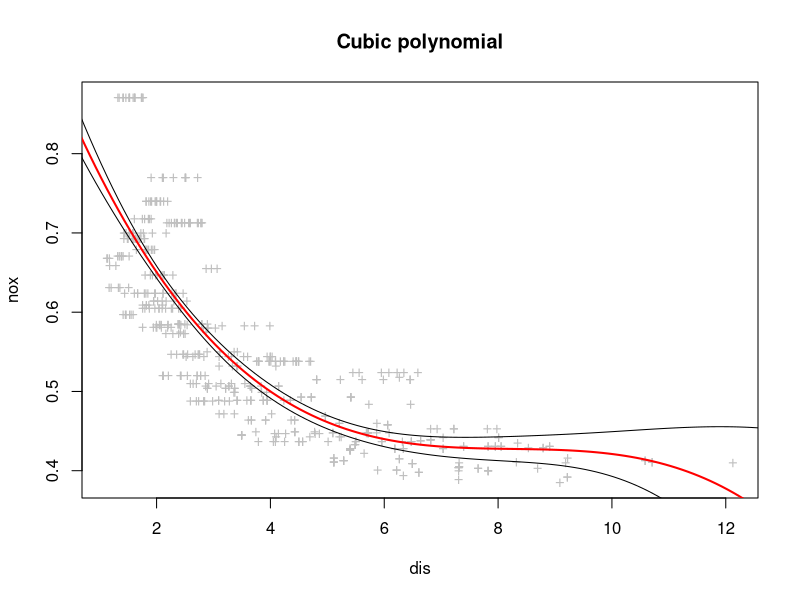
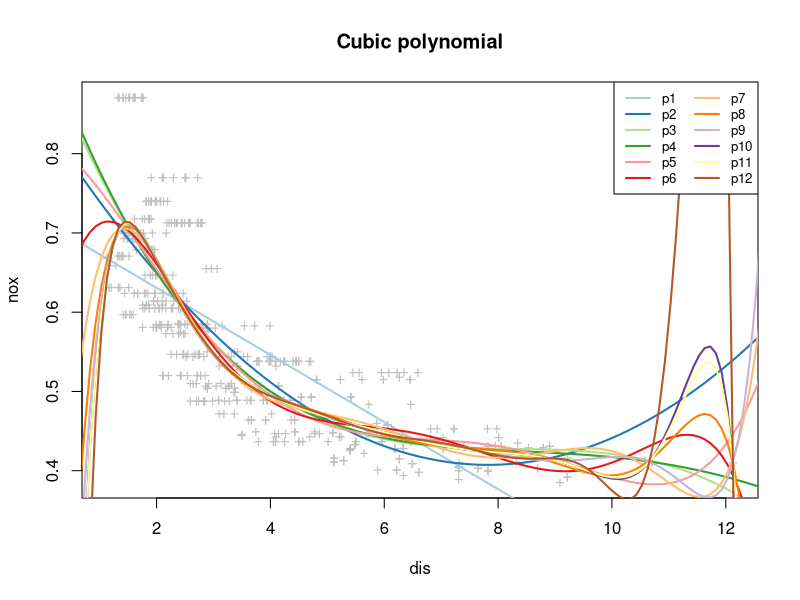
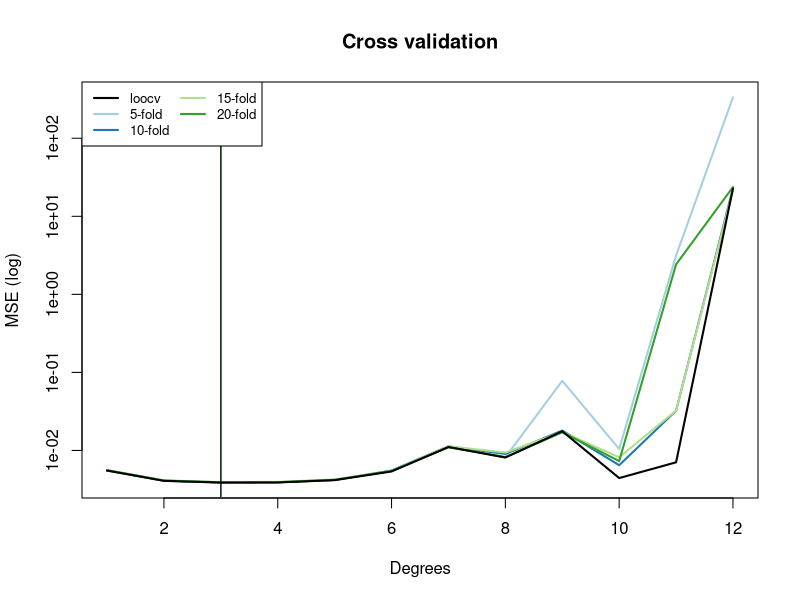

Write R code to recreate these figures, in order.
rm( list = ls( all.names = TRUE ) ) ; invisible( gc( ) )
devAskNewPage( ask = TRUE )

if( !tryCatch( { require( "RColorBrewer", quietly = TRUE ) ; TRUE }, error = function ( c ) FALSE ) ){
	install.packages( "RColorBrewer" )
	require( "RColorBrewer" )
}

library( MASS )
library( splines )

## Create a grid of distances
dis_seq <- do.call( seq, args = c( c( -1, 1 ) + range( Boston$dis ), list( by = .1 ) ) )

fit <- lm( nox ~ poly( dis, 3 ), data = Boston )
nox_dis <- predict( fit, newdata = list( dis = dis_seq ), se = TRUE )

## PLot the fitted polynomial
plot( Boston$dis, Boston$nox, type = "p", pch = "+",
	cex = 1, col = "gray75", xlab = "dis", ylab = "nox",
	main = "Cubic polynomial" )
lines( dis_seq, nox_dis$fit, col = "red", lwd = 2  )

## Plot ~95% confidense interval
lines( dis_seq, nox_dis$fit + 1.96 * nox_dis$se, col = "black", lwd = 1 )
lines( dis_seq, nox_dis$fit - 1.96 * nox_dis$se, col = "black", lwd = 1 )

## Show the regression output.
summary( fit )
## The regression is significant and the fit is adequate overall.

## Pick some colours and 
degrees <- seq( 1, 12, by = 1 )
names( degrees ) <-  paste0( "p", degrees ) 
colours <- brewer.pal( length( degrees ), "Paired" )

## Create the master plot
plot( Boston$dis, Boston$nox, type = "p", pch = "+",
	cex = 1, col = "gray75", xlab = "dis", ylab = "nox",
	main = "Cubic polynomial" )

## Fit a bunch of polynomials
RSS <- mapply( function( d, col ) {
	fit <- lm( nox ~ poly( dis, degreee = d ), data = Boston )
	lines( dis_seq, predict( fit, newdata = list( dis = dis_seq ) ), col = col, lwd = 2  )

	sum( fit$residuals * fit$residuals )
}, degrees, colours, USE.NAMES = TRUE )

## Add a legend 
legend( "topright", lwd = 2, col = colours, legend = names( degrees ), cex = 0.8, ncol = 2 )

## As the number of parameters grows the fit of the regression curve imporves, however
##  with dinimishing marginal reduction is the sum of squares.
print( RSS )
print( 1 - tail( RSS, -1 ) / head( RSS, -1 ) )

################################################################################
##                              CROSS VALIDATION                              ##
################################################################################
## Using some environment fiddling define a generic kfold cross validator of 
##  R's linear models.
kfold <-function( model, data = environment( model ), k = 10, seed = NULL, ... ) {
## Fix the model matrix for the cross validation
	X <- model.matrix( model, data = data, ... )
## Create the groupping labels: split into k COMPLETE groups (of equal size)
	groups <- rep( seq_len( k ), rep( nrow( X ) %/% k, k ) )
## Create a folding schedule
	schedule <- if( k < nrow( X ) ) {
## For a geniune k-folding generate a random permutaion
		if( !is.null( seed ) ) set.seed( seed )
## And split it according to the group labels
		split( sample.int( length( groups ) ), f = groups )
## No muscial reference here.
	} else {
## For leave-one-out cross validation, all observation are removed one by one.
		seq_len( nrow( X ) )
## C'mon, baby, do the LOOCV-omotion!
	}
## Perform the k-fold cross validation
	mse <- sapply( schedule, function( i ) {
## Exclude the fold and fit on the remaining data
		coef <- lm.fit( X[ -i, , drop = FALSE ], y = Boston$nox[ -i ] )$coefficients
## Compute the mean squared error of the model prediction on the excluded fold
		mean( ( Boston$nox[ i ] - X[ i, , drop = FALSE ] %*% coef )^2 )
	} )
## Compute the k-fold mean prediction squared error
	mean( mse )
}

################################################################################
## Create a set of models: this is meta!
poly_models <- lapply( degrees, function( d )
## Model sElection is Too metA. This is the only way to make R not
##  do its lazy evaluation, by addressing the environmento of this
##  function.
	as.formula( paste0( "nox ~ poly( dis, ", d, " )" ) ) )

## Do the most precise MSE first
loocv_mse <- sapply( poly_models, kfold, k = nrow( Boston ), data = Boston )

## The greater the number of folds, the less variance in the estimated MSE,
##  but slower is the computation. For practical reasons it turns out to
##  be efficient to use 20-fold x-validation.
folds <- c( 5, 10, 15, 20 ) ; names( folds ) <- paste0( folds, "-fold" )
## perform the k-fold cross validation
kfold_mse <- lapply( folds, function( k ) replicate( n = 20, 
	sapply( poly_models, kfold, k = k, data = Boston ) ) )

################################################################################
# Compute the mean values and the standard deviations of the fold MSE
avg_kfold_mse <- lapply( kfold_mse, function( mse ) apply( mse, 1, mean ) )
 sd_kfold_mse <- lapply( kfold_mse, function( mse ) apply( mse, 1, sd ) )

## Find the degree of the best polynomial in each type of cross validation
opt_loocv <- structure( names = "loocv", which.min( loocv_mse ) )
opt_kfold <- structure( names = names( folds ),
	sapply( avg_kfold_mse, which.min, USE.NAMES = FALSE ) )

################################################################################
## Create a plot
plot( range( degrees ), range( c( loocv_mse, unlist( avg_kfold_mse ) ) ), type = "n",
	xlab = "Degrees", ylab = "MSE (log)", main = "Cross validation", log = "y" )

## Brew some adequate colours
colours <- structure( c( "black", brewer.pal( length( folds ), "Paired" ) ),
	names = c( "loocv", names( folds ) ) )

## Plot the k-fold cross validation results
for( i in seq_along( folds ) ) {
	lines( degrees, avg_kfold_mse[[ i ]], type = "l", lwd = 2, col = colours[ i + 1 ] )
	abline( v = degrees[ opt_kfold[ i ] ], lwd = 1, col = colours[ i + 1 ] )
	# lines( degrees, avg_fold_mse_20 + 1.96 * sd_fold_mse_20, type = "l", lwd = 1, col = colours[ 2 ] )
}
## Plot the loocv results atop the others
lines( degrees, loocv_mse, type = "l", lwd = 2, col = colours[ 1 ]  )
abline( v = degrees[ opt_loocv ], lwd = 1, col = colours[ 1 ] )

## Add a lagend
legend( "topleft", lwd = 2, col = colours, legend = names( colours ), cex = 0.8, ncol = 2 )

################################################################################

